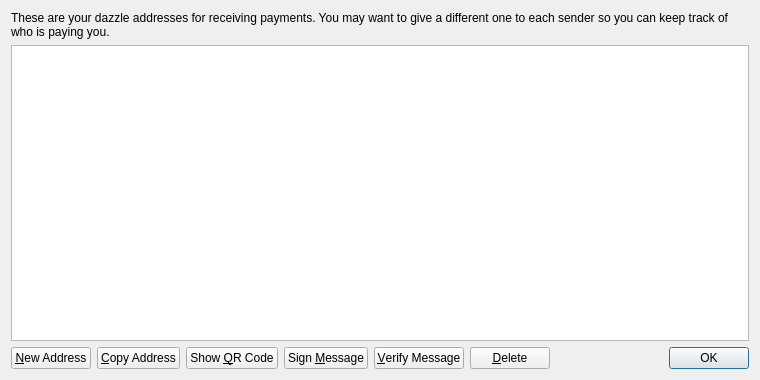
<?xml version="1.0" encoding="UTF-8"?>
<ui version="4.0">
 <class>AddressBookPage</class>
 <widget class="QWidget" name="AddressBookPage">
  <property name="geometry">
   <rect>
    <x>0</x>
    <y>0</y>
    <width>760</width>
    <height>380</height>
   </rect>
  </property>
  <property name="windowTitle">
   <string>Address Book</string>
  </property>
  <layout class="QVBoxLayout" name="verticalLayout">
   <item>
    <widget class="QLabel" name="labelExplanation">
     <property name="text">
      <string>These are your dazzle addresses for receiving payments. You may want to give a different one to each sender so you can keep track of who is paying you.</string>
     </property>
     <property name="textFormat">
      <enum>Qt::PlainText</enum>
     </property>
     <property name="wordWrap">
      <bool>true</bool>
     </property>
    </widget>
   </item>
   <item>
    <widget class="QTableView" name="tableView">
     <property name="contextMenuPolicy">
      <enum>Qt::CustomContextMenu</enum>
     </property>
     <property name="toolTip">
      <string>Double-click to edit address or label</string>
     </property>
     <property name="tabKeyNavigation">
      <bool>false</bool>
     </property>
     <property name="alternatingRowColors">
      <bool>true</bool>
     </property>
     <property name="selectionMode">
      <enum>QAbstractItemView::SingleSelection</enum>
     </property>
     <property name="selectionBehavior">
      <enum>QAbstractItemView::SelectRows</enum>
     </property>
     <property name="sortingEnabled">
      <bool>true</bool>
     </property>
     <attribute name="verticalHeaderVisible">
      <bool>false</bool>
     </attribute>
    </widget>
   </item>
   <item>
    <layout class="QHBoxLayout" name="horizontalLayout">
     <item>
      <widget class="QPushButton" name="newAddressButton">
       <property name="toolTip">
        <string>Create a new address</string>
       </property>
       <property name="text">
        <string>&amp;New Address</string>
       </property>
       <property name="icon">
        <iconset resource="../bitcoin.qrc">
         <normaloff>:/icons/add</normaloff>:/icons/add</iconset>
       </property>
      </widget>
     </item>
     <item>
      <widget class="QPushButton" name="copyToClipboard">
       <property name="toolTip">
        <string>Copy the currently selected address to the system clipboard</string>
       </property>
       <property name="text">
        <string>&amp;Copy Address</string>
       </property>
       <property name="icon">
        <iconset resource="../bitcoin.qrc">
         <normaloff>:/icons/editcopy</normaloff>:/icons/editcopy</iconset>
       </property>
      </widget>
     </item>
     <item>
      <widget class="QPushButton" name="showQRCode">
       <property name="text">
        <string>Show &amp;QR Code</string>
       </property>
       <property name="icon">
        <iconset resource="../bitcoin.qrc">
         <normaloff>:/icons/qrcode</normaloff>:/icons/qrcode</iconset>
       </property>
      </widget>
     </item>
     <item>
      <widget class="QPushButton" name="signMessage">
       <property name="toolTip">
        <string>Sign a message to prove you own a dazzle address</string>
       </property>
       <property name="text">
        <string>Sign &amp;Message</string>
       </property>
       <property name="icon">
        <iconset resource="../bitcoin.qrc">
         <normaloff>:/icons/edit</normaloff>:/icons/edit</iconset>
       </property>
      </widget>
     </item>
     <item>
      <widget class="QPushButton" name="verifyMessage">
       <property name="toolTip">
        <string>Verify a message to ensure it was signed with a specified dazzle address</string>
       </property>
       <property name="text">
        <string>&amp;Verify Message</string>
       </property>
       <property name="icon">
        <iconset resource="../bitcoin.qrc">
         <normaloff>:/icons/transaction_0</normaloff>:/icons/transaction_0</iconset>
       </property>
      </widget>
     </item>
     <item>
      <widget class="QPushButton" name="deleteButton">
       <property name="toolTip">
        <string>Delete the currently selected address from the list</string>
       </property>
       <property name="text">
        <string>&amp;Delete</string>
       </property>
       <property name="icon">
        <iconset resource="../bitcoin.qrc">
         <normaloff>:/icons/remove</normaloff>:/icons/remove</iconset>
       </property>
      </widget>
     </item>
     <item>
      <spacer name="horizontalSpacer">
       <property name="orientation">
        <enum>Qt::Horizontal</enum>
       </property>
       <property name="sizeHint" stdset="0">
        <size>
         <width>40</width>
         <height>20</height>
        </size>
       </property>
      </spacer>
     </item>
     <item>
      <widget class="QDialogButtonBox" name="buttonBox">
       <property name="sizePolicy">
        <sizepolicy hsizetype="Maximum" vsizetype="Fixed">
         <horstretch>0</horstretch>
         <verstretch>0</verstretch>
        </sizepolicy>
       </property>
       <property name="standardButtons">
        <set>QDialogButtonBox::Ok</set>
       </property>
      </widget>
     </item>
    </layout>
   </item>
  </layout>
 </widget>
 <resources>
  <include location="../bitcoin.qrc"/>
 </resources>
 <connections/>
</ui>
